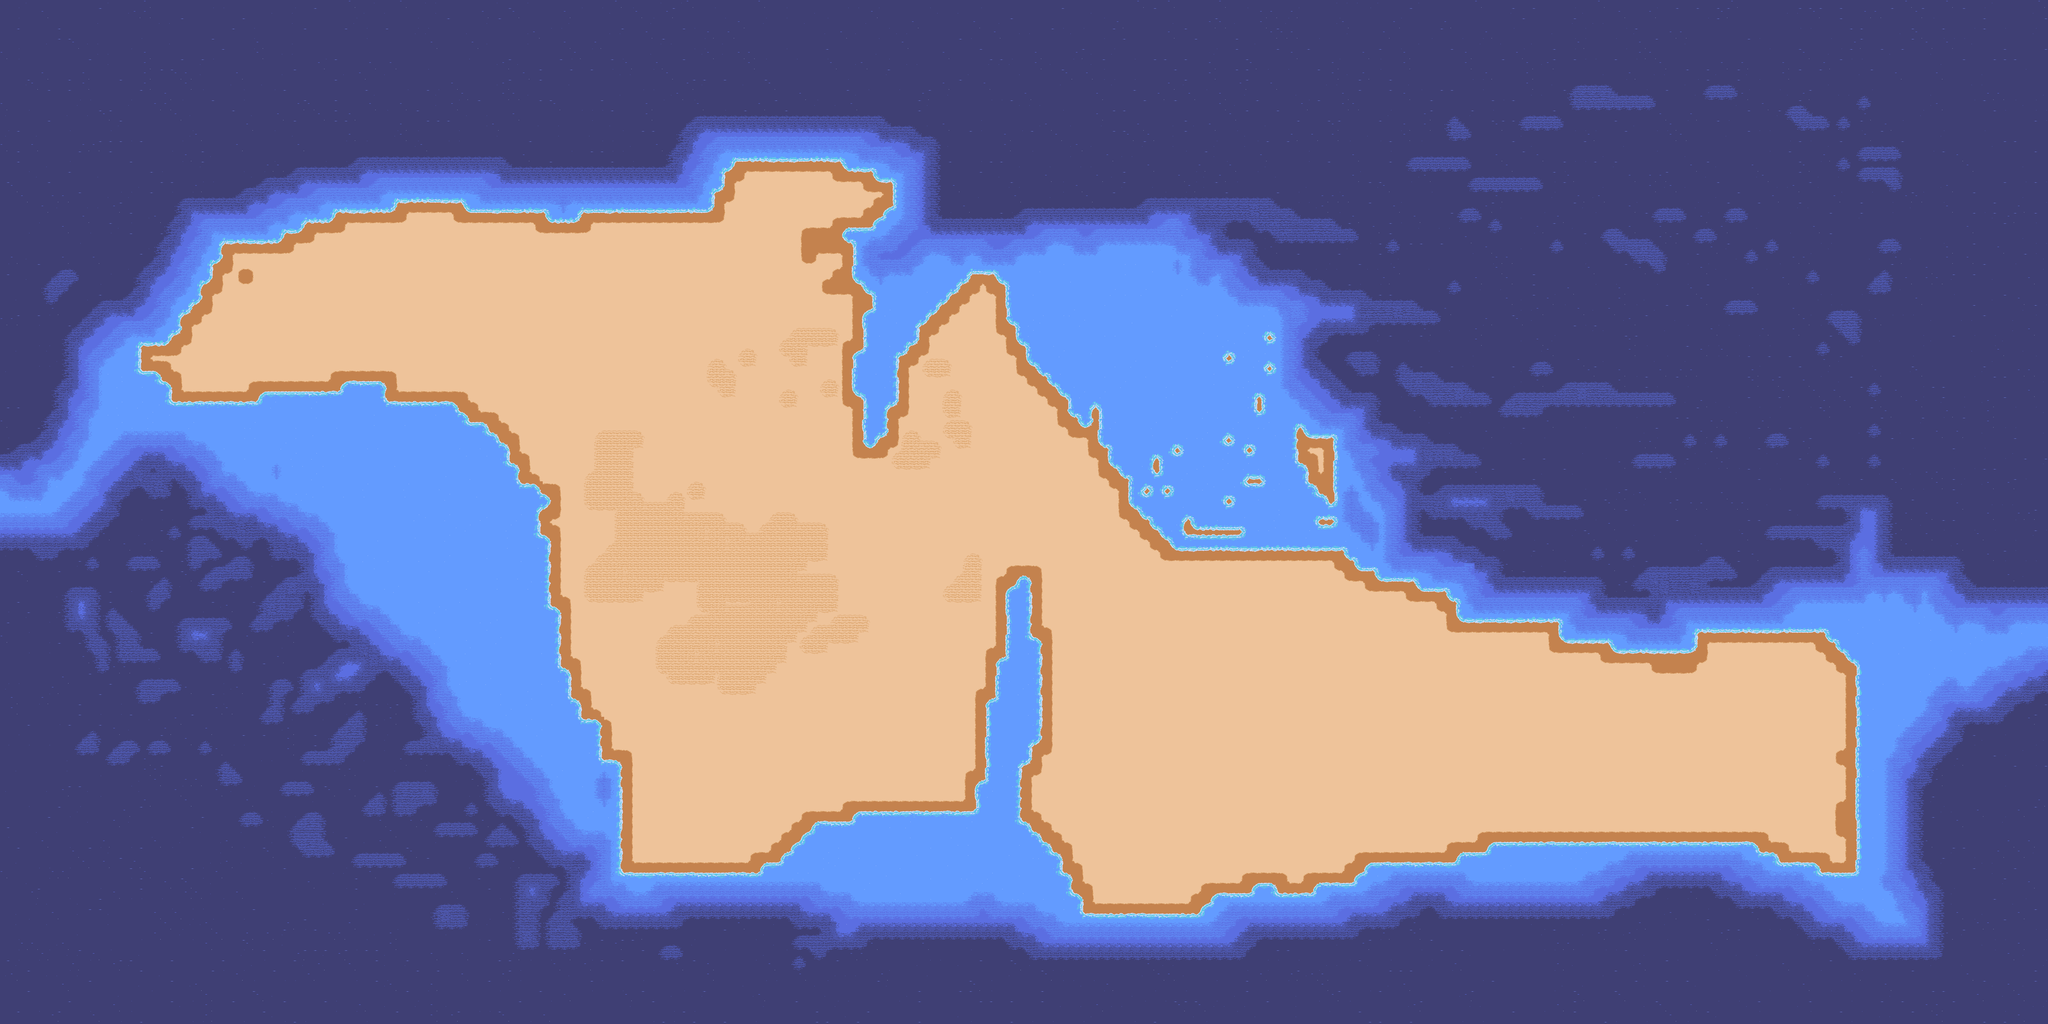

A 2D game scene composited from a Tiled map and its tileset images. What follows is a short description and the map's XML, with each tile layer's data collapsed to a summary:
An orthogonal 200x100 tile map with 32x32 px tiles, 1 tile layer (terrain).

<map version="1.5" tiledversion="1.7.0" orientation="orthogonal" renderorder="right-down" width="200" height="100" tilewidth="32" tileheight="32" infinite="0" nextlayerid="2" nextobjectid="1">
 <tileset firstgid="1" source="../../../tilesets/gather_islands_1.x.tsx" />
 <layer id="1" name="terrain" width="200" height="100">
  <data>[20000 cells, 20000 non-empty, 166 distinct tile ids]</data>
 </layer>
</map>
